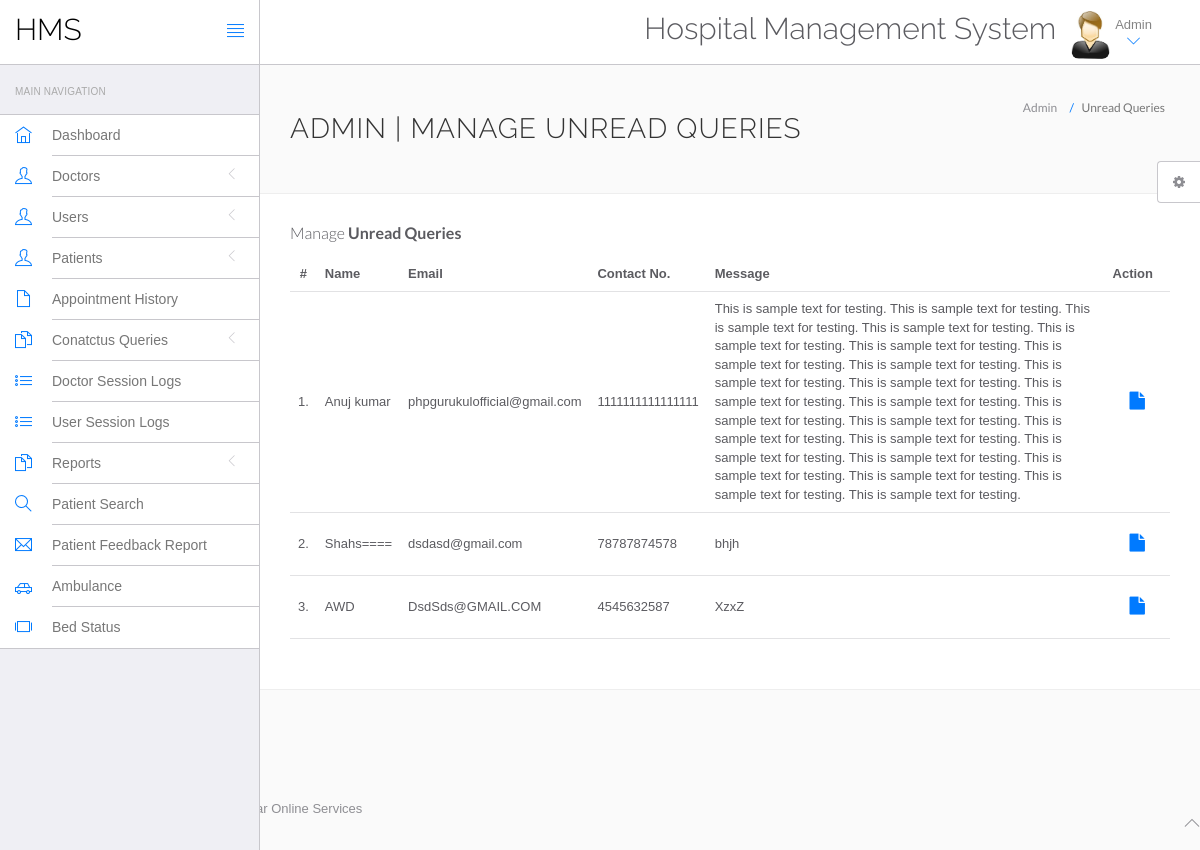
Screenshot of /hms/admin/unread-queries.php (signed in) with the database file from the repository.
### tables this page shows
CREATE TABLE `tblcontactus` (
  `id` int(11) NOT NULL,
  `fullname` varchar(255) DEFAULT NULL,
  `email` varchar(255) DEFAULT NULL,
  `contactno` bigint(12) DEFAULT NULL,
  `message` mediumtext DEFAULT NULL,
  `PostingDate` timestamp NULL DEFAULT current_timestamp(),
  `AdminRemark` mediumtext DEFAULT NULL,
  `LastupdationDate` timestamp NULL DEFAULT NULL ON UPDATE current_timestamp(),
  `IsRead` int(11) DEFAULT NULL
);

### hms/admin/unread-queries.php (the view, shortened to what this page needs)
<?php
include('include/config.php');
?>
<!DOCTYPE html>
<html lang="en">
	<head>
		<link rel="stylesheet" href="vendor/bootstrap/css/bootstrap.min.css">
		<link rel="stylesheet" href="vendor/fontawesome/css/font-awesome.min.css">
		<link rel="stylesheet" href="vendor/themify-icons/themify-icons.min.css">
		<link href="vendor/animate.css/animate.min.css" rel="stylesheet" media="screen">
		<link href="vendor/perfect-scrollbar/perfect-scrollbar.min.css" rel="stylesheet" media="screen">
		<link href="vendor/switchery/switchery.min.css" rel="stylesheet" media="screen">
		<link href="vendor/bootstrap-touchspin/jquery.bootstrap-touchspin.min.css" rel="stylesheet" media="screen">
		<link href="vendor/select2/select2.min.css" rel="stylesheet" media="screen">
		<link href="vendor/bootstrap-datepicker/bootstrap-datepicker3.standalone.min.css" rel="stylesheet" media="screen">
		<link href="vendor/bootstrap-timepicker/bootstrap-timepicker.min.css" rel="stylesheet" media="screen">
		<link rel="stylesheet" href="assets/css/styles.css">
		<link rel="stylesheet" href="assets/css/plugins.css">
		<link rel="stylesheet" href="assets/css/themes/theme-1.css" id="skin_color" />
	</head>
	<body>
		<div id="app">
<?php include('include/sidebar.php');?>
			<div class="app-content">
						<?php include('include/header.php');?>
				<div class="main-content" >
					<div class="wrap-content container" id="container">
						<section id="page-title">
							<div class="row">
								<div class="col-sm-8">
									<h1 class="mainTitle">Admin | Manage Unread Queries</h1>
																	</div>
								<ol class="breadcrumb">
									<li>
										<span>Admin</span>
									</li>
									<li class="active">
										<span>Unread Queries</span>
									</li>
								</ol>
							</div>
						</section>
						<div class="container-fluid container-fullw bg-white">
									<div class="row">
								<div class="col-md-12">
									<h5 class="over-title margin-bottom-15">Manage <span class="text-bold">Unread Queries</span></h5>
									<table class="table table-hover" id="sample-table-1">
										<thead>
											<tr>
												<th class="center">#</th>
												<th>Name</th>
												<th class="hidden-xs">Email</th>
												<th>Contact No. </th>
												<th>Message </th>
												<th>Action</th>
											</tr>
										</thead>
										<tbody>
<?php
$sql=mysqli_query($con,"select * from tblcontactus where IsRead is null");
$cnt=1;
while($row=mysqli_fetch_array($sql))
{
?>
											<tr>
												<td class="center"><?php echo $cnt;?>.</td>
												<td class="hidden-xs"><?php echo $row['fullname'];?></td>
												<td><?php echo $row['email'];?></td>
												<td><?php echo $row['contactno'];?></td>
												<td><?php echo $row['message'];?></td>
												<td >
												<div class="visible-md visible-lg hidden-sm hidden-xs">
							<a href="query-details.php?id=<?php echo $row['id'];?>" class="btn btn-transparent btn-lg" title="View Details"><i class="fa fa-file"></i></a>
												</div>
												</td>
											</tr>
											<?php
$cnt=$cnt+1;
											 }?>
										</tbody>
									</table>
								</div>
							</div>
								</div>
							</div>
						</div>
					</div>
				</div>
	<?php include('include/footer.php');?>
	<?php include('include/setting.php');?>
	</body>
</html>

### hms/admin/assets/css/themes/theme-1.css (style rules this page uses)
body { background: #FAFAFA; }

### rows the page displays
tblcontactus: fullname "Anuj kumar", email "phpgurukulofficial@gmail.com", contactno "1111111111111111", message "This is sample text for testing. This is sample text for testing. This is sample text for testing. This is sample text for testing. This is sample text for testing. This is sample text for testing. This is sample text for testing. This is sample text for testing. This is sample text for testing. This is sample text for testing. This is sample text for testing. This is sample text for testing. This is sample text for testing. This is sample text for testing. This is sample text for testing. This is sample text for testing. This is sample text for testing. This is sample text for testing. This is sample text for testing. This is sample text for testing. This is sample text for testing. This…"
tblcontactus: fullname "Shahs====", email "dsdasd@gmail.com", contactno "78787874578", message "bhjh"
tblcontactus: fullname "AWD", email "DsdSds@GMAIL.COM", contactno "4545632587", message "XzxZ"
